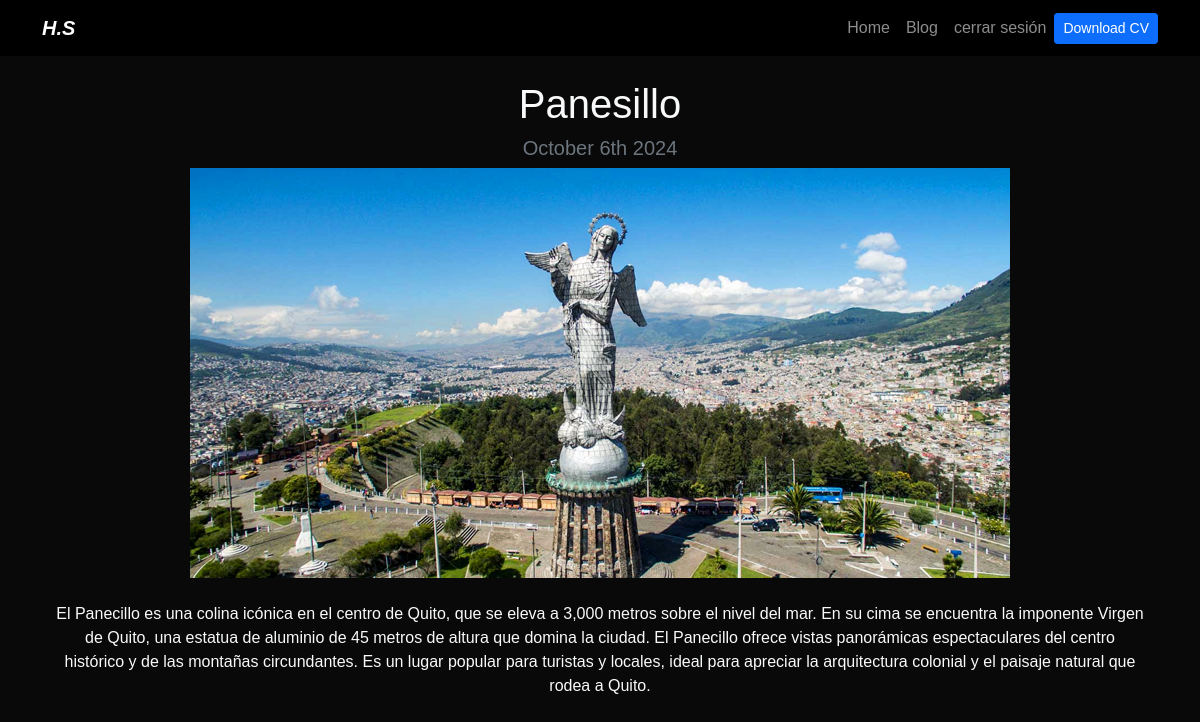
Page /blog/1/ (signed in) on the committed database.
### blog/models.py (models this page shows, shortened)
class Post(models.Model):
    title = models.CharField(max_length=100)
    description = models.TextField()
    image = models.ImageField(upload_to='blog/images/')
    date = models.DateField(default=datetime.date.today)  # Se usa `default`

### blog/views.py (the view)
# urls.py: path('<int:post_id>/', post_detail, name='post_detail'),  # URL para ver detalles de un post específico
@login_required
def post_detail(request, post_id):
    post = get_object_or_404(Post, pk=post_id)  # Recuperar el post específico o devolver 404 si no existe
    return render(request, 'blog/post_detail.html', {'post': post})  # Asegúrate de tener un template para post_detail

### blog/templates/blog/post_detail.html
{% extends 'layout.html' %}
{% block content %}
<div class="text-center">
  <h1>{{post.title}}</h1>
  <h2 class="my-2 h5 text-muted">{{post.date|date:'F jS Y'}}</h2>
  <img src="{{post.image.url}}" alt="{{post.title}}" class="img-fluid">
  <div class="my-4">
  {{post.description|safe}}
  </div>
</div>
{% endblock %}

### portfolio/static/main.css (style rules this page uses)
body { background: #090909; font-family: Arial, sans-serif; margin: 0; padding: 0; }

### rows in the picture
Post: title "Panesillo", date "October 6th 2024", image (picture), description "El Panecillo es una colina icónica en el centro de Quito, que se eleva a 3,000 metros sobre el nivel del mar. En su cima se encuentra la imponente Virgen de Quito, una estatua de aluminio de 45 metros de altura que domina la ciudad. El Panecillo ofrece vistas panorámicas espectaculares del centro histórico y de las montañas circundantes. Es un lugar popular para turistas y locales, ideal para apreciar la arquitectura colonial y el paisaje natural que rodea a Quito."
